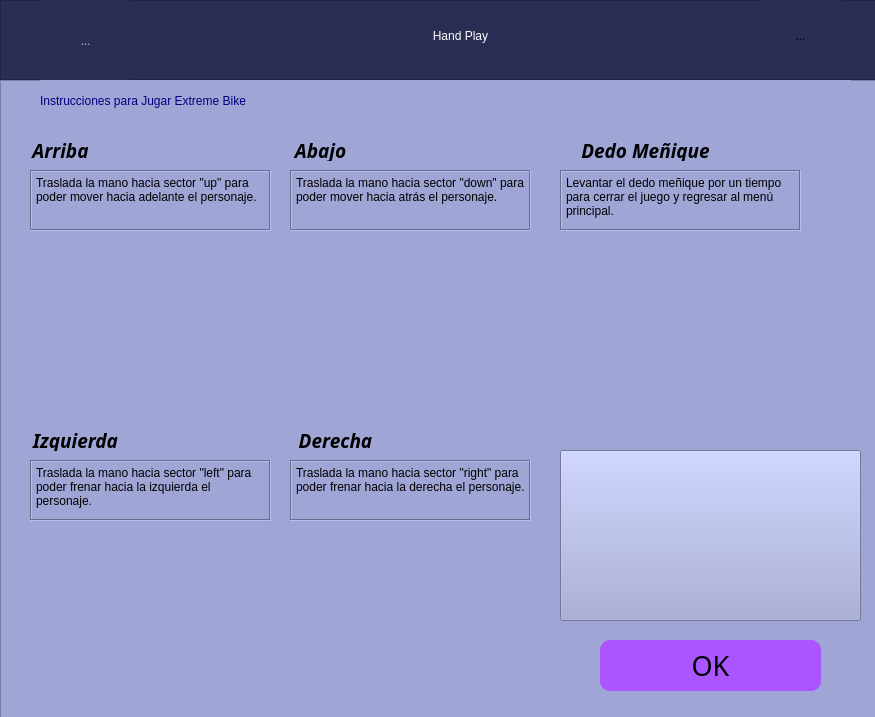
<?xml version="1.0" encoding="UTF-8"?>
<ui version="4.0">
 <class>MainWindow</class>
 <widget class="QMainWindow" name="MainWindow">
  <property name="geometry">
   <rect>
    <x>0</x>
    <y>0</y>
    <width>875</width>
    <height>717</height>
   </rect>
  </property>
  <property name="windowTitle">
   <string>Hand Play - Bomberman Instructions</string>
  </property>
  <widget class="QWidget" name="centralwidget">
   <widget class="QFrame" name="Titulo">
    <property name="geometry">
     <rect>
      <x>0</x>
      <y>0</y>
      <width>1211</width>
      <height>80</height>
     </rect>
    </property>
    <property name="styleSheet">
     <string notr="true">background: rgb(43, 46, 84)
</string>
    </property>
    <property name="frameShape">
     <enum>QFrame::StyledPanel</enum>
    </property>
    <property name="frameShadow">
     <enum>QFrame::Raised</enum>
    </property>
    <widget class="QLabel" name="titulo">
     <property name="geometry">
      <rect>
       <x>300</x>
       <y>10</y>
       <width>321</width>
       <height>51</height>
      </rect>
     </property>
     <property name="styleSheet">
      <string notr="true">color: rgb(255, 255, 255);
font: 75 26pt &quot;Magneto&quot;;</string>
     </property>
     <property name="text">
      <string>Hand Play</string>
     </property>
     <property name="alignment">
      <set>Qt::AlignCenter</set>
     </property>
    </widget>
    <widget class="QToolButton" name="toolButton">
     <property name="enabled">
      <bool>false</bool>
     </property>
     <property name="geometry">
      <rect>
       <x>40</x>
       <y>0</y>
       <width>91</width>
       <height>81</height>
      </rect>
     </property>
     <property name="font">
      <font>
       <stylestrategy>PreferDefault</stylestrategy>
       <kerning>true</kerning>
      </font>
     </property>
     <property name="layoutDirection">
      <enum>Qt::LeftToRight</enum>
     </property>
     <property name="text">
      <string>...</string>
     </property>
     <property name="icon">
      <iconset>
       <normaloff>../img/logo.png</normaloff>../img/logo.png</iconset>
     </property>
     <property name="iconSize">
      <size>
       <width>160</width>
       <height>160</height>
      </size>
     </property>
     <property name="autoRaise">
      <bool>true</bool>
     </property>
    </widget>
    <widget class="QToolButton" name="returned">
     <property name="enabled">
      <bool>true</bool>
     </property>
     <property name="geometry">
      <rect>
       <x>760</x>
       <y>0</y>
       <width>81</width>
       <height>71</height>
      </rect>
     </property>
     <property name="font">
      <font>
       <stylestrategy>PreferDefault</stylestrategy>
       <kerning>true</kerning>
      </font>
     </property>
     <property name="layoutDirection">
      <enum>Qt::LeftToRight</enum>
     </property>
     <property name="text">
      <string>...</string>
     </property>
     <property name="icon">
      <iconset>
       <normaloff>../img/flecha.png</normaloff>../img/flecha.png</iconset>
     </property>
     <property name="iconSize">
      <size>
       <width>160</width>
       <height>160</height>
      </size>
     </property>
     <property name="autoRaise">
      <bool>true</bool>
     </property>
    </widget>
   </widget>
   <widget class="QFrame" name="Videojuegos">
    <property name="geometry">
     <rect>
      <x>0</x>
      <y>80</y>
      <width>1211</width>
      <height>721</height>
     </rect>
    </property>
    <property name="cursor">
     <cursorShape>ArrowCursor</cursorShape>
    </property>
    <property name="layoutDirection">
     <enum>Qt::LeftToRight</enum>
    </property>
    <property name="styleSheet">
     <string notr="true">background: rgb(159, 165, 213)</string>
    </property>
    <property name="frameShape">
     <enum>QFrame::StyledPanel</enum>
    </property>
    <property name="frameShadow">
     <enum>QFrame::Raised</enum>
    </property>
    <widget class="QLabel" name="subtitulo">
     <property name="geometry">
      <rect>
       <x>40</x>
       <y>0</y>
       <width>811</width>
       <height>41</height>
      </rect>
     </property>
     <property name="styleSheet">
      <string notr="true">font: 75 22pt &quot;Magneto&quot;;
color: rgb(0, 0, 127)
</string>
     </property>
     <property name="text">
      <string>Instrucciones para Jugar Extreme Bike</string>
     </property>
    </widget>
    <widget class="QPushButton" name="pacman">
     <property name="geometry">
      <rect>
       <x>560</x>
       <y>370</y>
       <width>301</width>
       <height>171</height>
      </rect>
     </property>
     <property name="text">
      <string/>
     </property>
     <property name="icon">
      <iconset>
       <normaloff>../img/bk.jpg</normaloff>../img/bk.jpg</iconset>
     </property>
     <property name="iconSize">
      <size>
       <width>720</width>
       <height>700</height>
      </size>
     </property>
     <property name="autoRepeatDelay">
      <number>600</number>
     </property>
    </widget>
    <widget class="QPushButton" name="okey">
     <property name="geometry">
      <rect>
       <x>600</x>
       <y>560</y>
       <width>221</width>
       <height>51</height>
      </rect>
     </property>
     <property name="font">
      <font>
       <family>Playbill</family>
       <pointsize>20</pointsize>
      </font>
     </property>
     <property name="styleSheet">
      <string notr="true">background: rgb(170, 85, 255);
border-radius: 10px</string>
     </property>
     <property name="text">
      <string>OK</string>
     </property>
    </widget>
    <widget class="QPushButton" name="punio_5">
     <property name="geometry">
      <rect>
       <x>40</x>
       <y>600</y>
       <width>111</width>
       <height>101</height>
      </rect>
     </property>
     <property name="text">
      <string/>
     </property>
     <property name="icon">
      <iconset>
       <normaloff>../img/miñique.png</normaloff>../img/miñique.png</iconset>
     </property>
     <property name="iconSize">
      <size>
       <width>600</width>
       <height>120</height>
      </size>
     </property>
     <property name="flat">
      <bool>true</bool>
     </property>
    </widget>
    <widget class="QLabel" name="label_4">
     <property name="geometry">
      <rect>
       <x>20</x>
       <y>60</y>
       <width>81</width>
       <height>21</height>
      </rect>
     </property>
     <property name="font">
      <font>
       <family>Rockwell</family>
       <pointsize>14</pointsize>
       <weight>75</weight>
       <italic>true</italic>
       <bold>true</bold>
      </font>
     </property>
     <property name="text">
      <string>Arriba</string>
     </property>
     <property name="alignment">
      <set>Qt::AlignCenter</set>
     </property>
    </widget>
    <widget class="QPlainTextEdit" name="plainTextEdit_16">
     <property name="geometry">
      <rect>
       <x>290</x>
       <y>380</y>
       <width>241</width>
       <height>61</height>
      </rect>
     </property>
     <property name="frameShape">
      <enum>QFrame::Box</enum>
     </property>
     <property name="sizeAdjustPolicy">
      <enum>QAbstractScrollArea::AdjustToContentsOnFirstShow</enum>
     </property>
     <property name="plainText">
      <string>Traslada la mano hacia sector &quot;right&quot; para poder frenar hacia la derecha el personaje.</string>
     </property>
     <property name="textInteractionFlags">
      <set>Qt::NoTextInteraction</set>
     </property>
    </widget>
    <widget class="QPlainTextEdit" name="plainTextEdit_4">
     <property name="geometry">
      <rect>
       <x>30</x>
       <y>90</y>
       <width>241</width>
       <height>61</height>
      </rect>
     </property>
     <property name="styleSheet">
      <string notr="true">border-color: rgb(85, 170, 255)</string>
     </property>
     <property name="frameShape">
      <enum>QFrame::Box</enum>
     </property>
     <property name="sizeAdjustPolicy">
      <enum>QAbstractScrollArea::AdjustToContentsOnFirstShow</enum>
     </property>
     <property name="tabChangesFocus">
      <bool>true</bool>
     </property>
     <property name="undoRedoEnabled">
      <bool>true</bool>
     </property>
     <property name="plainText">
      <string>Traslada la mano hacia sector &quot;up&quot; para poder mover hacia adelante el personaje.</string>
     </property>
     <property name="textInteractionFlags">
      <set>Qt::NoTextInteraction</set>
     </property>
    </widget>
    <widget class="QLabel" name="label_16">
     <property name="geometry">
      <rect>
       <x>290</x>
       <y>350</y>
       <width>91</width>
       <height>21</height>
      </rect>
     </property>
     <property name="font">
      <font>
       <family>Rockwell</family>
       <pointsize>14</pointsize>
       <weight>75</weight>
       <italic>true</italic>
       <bold>true</bold>
      </font>
     </property>
     <property name="text">
      <string>Derecha</string>
     </property>
     <property name="alignment">
      <set>Qt::AlignCenter</set>
     </property>
    </widget>
    <widget class="QPushButton" name="arriba">
     <property name="geometry">
      <rect>
       <x>30</x>
       <y>160</y>
       <width>241</width>
       <height>171</height>
      </rect>
     </property>
     <property name="text">
      <string/>
     </property>
     <property name="icon">
      <iconset>
       <normaloff>../img/sector2.jpg</normaloff>../img/sector2.jpg</iconset>
     </property>
     <property name="iconSize">
      <size>
       <width>410</width>
       <height>180</height>
      </size>
     </property>
     <property name="flat">
      <bool>true</bool>
     </property>
    </widget>
    <widget class="QLabel" name="label_5">
     <property name="geometry">
      <rect>
       <x>20</x>
       <y>350</y>
       <width>111</width>
       <height>21</height>
      </rect>
     </property>
     <property name="font">
      <font>
       <family>Rockwell</family>
       <pointsize>14</pointsize>
       <weight>75</weight>
       <italic>true</italic>
       <bold>true</bold>
      </font>
     </property>
     <property name="text">
      <string>Izquierda</string>
     </property>
     <property name="alignment">
      <set>Qt::AlignCenter</set>
     </property>
    </widget>
    <widget class="QPushButton" name="abajo_3">
     <property name="geometry">
      <rect>
       <x>290</x>
       <y>450</y>
       <width>241</width>
       <height>161</height>
      </rect>
     </property>
     <property name="sizePolicy">
      <sizepolicy hsizetype="Minimum" vsizetype="Fixed">
       <horstretch>0</horstretch>
       <verstretch>0</verstretch>
      </sizepolicy>
     </property>
     <property name="mouseTracking">
      <bool>false</bool>
     </property>
     <property name="styleSheet">
      <string notr="true"> transform: scaleX(-1);</string>
     </property>
     <property name="text">
      <string/>
     </property>
     <property name="icon">
      <iconset>
       <normaloff>../img/sector1.jpg</normaloff>../img/sector1.jpg</iconset>
     </property>
     <property name="iconSize">
      <size>
       <width>400</width>
       <height>180</height>
      </size>
     </property>
     <property name="flat">
      <bool>true</bool>
     </property>
    </widget>
    <widget class="QPushButton" name="abajo">
     <property name="geometry">
      <rect>
       <x>290</x>
       <y>160</y>
       <width>241</width>
       <height>171</height>
      </rect>
     </property>
     <property name="sizePolicy">
      <sizepolicy hsizetype="Minimum" vsizetype="Fixed">
       <horstretch>0</horstretch>
       <verstretch>0</verstretch>
      </sizepolicy>
     </property>
     <property name="mouseTracking">
      <bool>false</bool>
     </property>
     <property name="styleSheet">
      <string notr="true"> transform: scaleX(-1);</string>
     </property>
     <property name="text">
      <string/>
     </property>
     <property name="icon">
      <iconset>
       <normaloff>../img/sector4.jpg</normaloff>../img/sector4.jpg</iconset>
     </property>
     <property name="iconSize">
      <size>
       <width>410</width>
       <height>180</height>
      </size>
     </property>
     <property name="flat">
      <bool>true</bool>
     </property>
    </widget>
    <widget class="QPlainTextEdit" name="plainTextEdit_5">
     <property name="geometry">
      <rect>
       <x>30</x>
       <y>380</y>
       <width>241</width>
       <height>61</height>
      </rect>
     </property>
     <property name="frameShape">
      <enum>QFrame::Box</enum>
     </property>
     <property name="sizeAdjustPolicy">
      <enum>QAbstractScrollArea::AdjustToContentsOnFirstShow</enum>
     </property>
     <property name="plainText">
      <string>Traslada la mano hacia sector &quot;left&quot; para poder frenar hacia la izquierda el personaje.</string>
     </property>
     <property name="textInteractionFlags">
      <set>Qt::NoTextInteraction</set>
     </property>
    </widget>
    <widget class="QPlainTextEdit" name="plainTextEdit_6">
     <property name="geometry">
      <rect>
       <x>290</x>
       <y>90</y>
       <width>241</width>
       <height>61</height>
      </rect>
     </property>
     <property name="frameShape">
      <enum>QFrame::Box</enum>
     </property>
     <property name="sizeAdjustPolicy">
      <enum>QAbstractScrollArea::AdjustToContentsOnFirstShow</enum>
     </property>
     <property name="plainText">
      <string>Traslada la mano hacia sector &quot;down&quot; para poder mover hacia atrás el personaje.</string>
     </property>
     <property name="textInteractionFlags">
      <set>Qt::NoTextInteraction</set>
     </property>
    </widget>
    <widget class="QLabel" name="label_6">
     <property name="geometry">
      <rect>
       <x>290</x>
       <y>60</y>
       <width>61</width>
       <height>21</height>
      </rect>
     </property>
     <property name="font">
      <font>
       <family>Rockwell</family>
       <pointsize>14</pointsize>
       <weight>75</weight>
       <italic>true</italic>
       <bold>true</bold>
      </font>
     </property>
     <property name="text">
      <string>Abajo</string>
     </property>
     <property name="alignment">
      <set>Qt::AlignCenter</set>
     </property>
    </widget>
    <widget class="QPushButton" name="abajo_2">
     <property name="geometry">
      <rect>
       <x>30</x>
       <y>450</y>
       <width>241</width>
       <height>161</height>
      </rect>
     </property>
     <property name="sizePolicy">
      <sizepolicy hsizetype="Minimum" vsizetype="Fixed">
       <horstretch>0</horstretch>
       <verstretch>0</verstretch>
      </sizepolicy>
     </property>
     <property name="mouseTracking">
      <bool>false</bool>
     </property>
     <property name="styleSheet">
      <string notr="true"> transform: scaleX(-1);</string>
     </property>
     <property name="text">
      <string/>
     </property>
     <property name="icon">
      <iconset>
       <normaloff>../img/sector3.jpg</normaloff>../img/sector3.jpg</iconset>
     </property>
     <property name="iconSize">
      <size>
       <width>400</width>
       <height>180</height>
      </size>
     </property>
     <property name="flat">
      <bool>true</bool>
     </property>
    </widget>
    <widget class="QLabel" name="label_17">
     <property name="geometry">
      <rect>
       <x>560</x>
       <y>60</y>
       <width>171</width>
       <height>21</height>
      </rect>
     </property>
     <property name="font">
      <font>
       <family>Rockwell</family>
       <pointsize>14</pointsize>
       <weight>75</weight>
       <italic>true</italic>
       <bold>true</bold>
      </font>
     </property>
     <property name="text">
      <string>Dedo Meñique</string>
     </property>
     <property name="alignment">
      <set>Qt::AlignCenter</set>
     </property>
    </widget>
    <widget class="QPlainTextEdit" name="plainTextEdit_17">
     <property name="geometry">
      <rect>
       <x>560</x>
       <y>90</y>
       <width>241</width>
       <height>61</height>
      </rect>
     </property>
     <property name="frameShape">
      <enum>QFrame::Box</enum>
     </property>
     <property name="sizeAdjustPolicy">
      <enum>QAbstractScrollArea::AdjustToContentsOnFirstShow</enum>
     </property>
     <property name="plainText">
      <string>Levantar el dedo meñique por un tiempo para cerrar el juego y regresar al menú principal.</string>
     </property>
     <property name="textInteractionFlags">
      <set>Qt::NoTextInteraction</set>
     </property>
    </widget>
    <widget class="QPushButton" name="abajo_5">
     <property name="geometry">
      <rect>
       <x>560</x>
       <y>160</y>
       <width>241</width>
       <height>171</height>
      </rect>
     </property>
     <property name="sizePolicy">
      <sizepolicy hsizetype="Minimum" vsizetype="Fixed">
       <horstretch>0</horstretch>
       <verstretch>0</verstretch>
      </sizepolicy>
     </property>
     <property name="mouseTracking">
      <bool>false</bool>
     </property>
     <property name="styleSheet">
      <string notr="true"> transform: scaleX(-1);</string>
     </property>
     <property name="text">
      <string/>
     </property>
     <property name="icon">
      <iconset>
       <normaloff>../img/sector5.jpg</normaloff>../img/sector5.jpg</iconset>
     </property>
     <property name="iconSize">
      <size>
       <width>400</width>
       <height>180</height>
      </size>
     </property>
     <property name="flat">
      <bool>true</bool>
     </property>
    </widget>
   </widget>
  </widget>
 </widget>
 <resources/>
 <connections/>
</ui>
